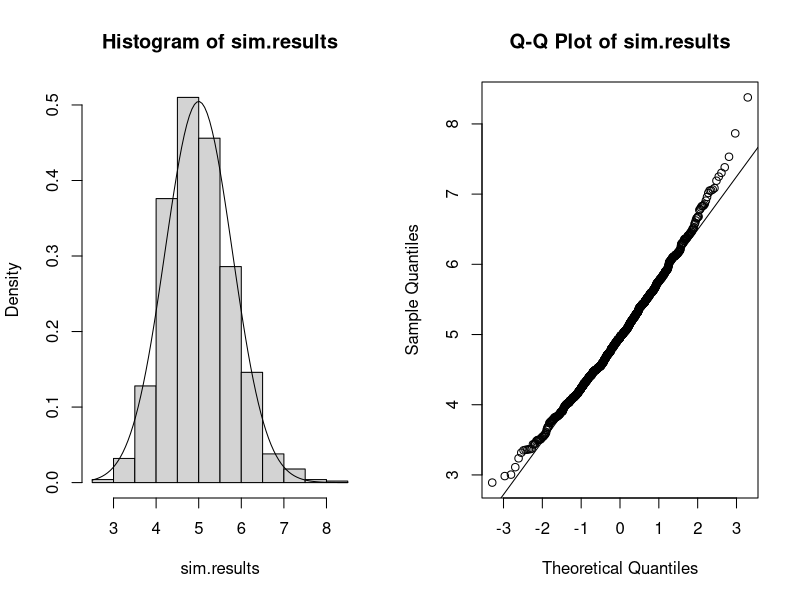
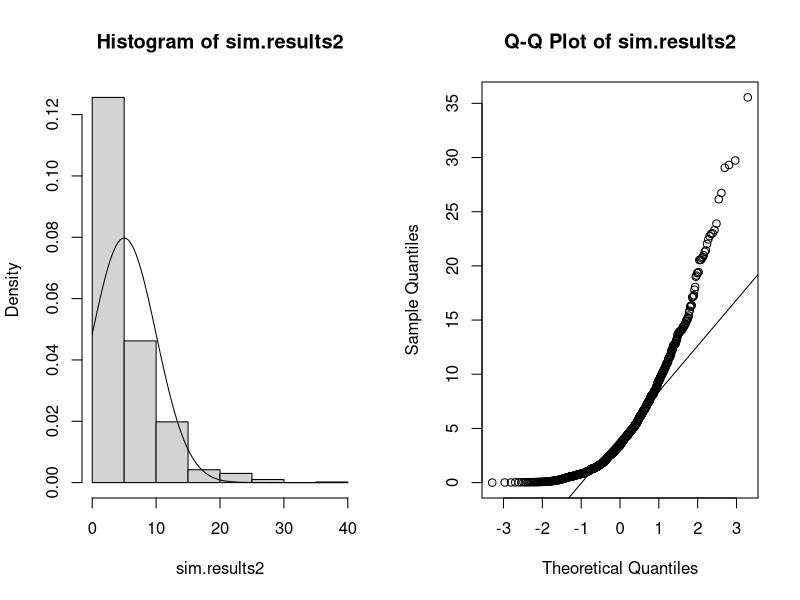

These figures' R source, in order:
# Coursera Data Science Specialization Course 6 Project 1 Part 1 Script


# The purpose of this script is to satisfy the requirements of the project 1
# peer-graded assignment that is part of the Statistical Inference course
# from Johns Hopkins University within the Data Science Specialization on
# Coursera. As per the instructions the project will consist of the two parts
# and this script is for part 1.
#
# The first part is a simulation exercise which will simulate 1000 averages of
# 40 exponentials and then:
# 1. Show the sample mean and compare it to the theoretical mean of the
# distribution
# 2. Show how variable the sample is (via variance) and compare it to the
# theoretical variance of the distribution
# 3a. Show that the distribution is approximately normal
# 3b. Focus on the difference between the distribution of a large collection of
# random exponentials and the distribution of a large collection of averages of
# 40 exponentials. (Show the effect of the Central Limit Theorem)


# Define a function which takes the mean of exponentials
MeanOfExponentials <- function(n.obs, lambda) {
  # Takes the mean of exponentials from the rexp() function
  #
  # Args:
  #   n.obs: The number of observations variable, passed to rexp()
  #   lambda: The rate variable of the exponential, passed to rexp()
  #
  # Returns:
  #   The mean of the exponentials
  exp.mean <- mean(rexp(n.obs, lambda))
  return(exp.mean)
}


# Perform simulation
set.seed(190205)  # Set seed for reproducibility
# The instructions specify 1000 simulations of 40 exponentials with rate 0.2
n <- 40  # Set the number of observations per simulation
lambda <- 0.2  # Set the rate
sim.results <- replicate(1000, MeanOfExponentials(n, lambda))  # Do 1000 sims


# 1. Show the sample mean and compare it to the theoretical mean
sample.mean <- mean(sim.results)  # 4.99928
theoretical.mean <- 1/lambda  # 5
# The sample mean of 4.999 is very close to the theoretical mean of 5


# 2. Show the sample variance and compare it to the theoretical variance
sample.variance <- var(sim.results)  # 0.59796
theoretical.variance <- 1/(n * lambda^2)  # 0.625
# The sample variance of 0.598 is fairly close to the theoretical variance


# 3a. Show that the distribution is approximately normal
par(mfrow = c(1, 2))  # Setup plot space
hist(sim.results, freq = FALSE)  # Plot the simulation results by probability
# Next a line representing a normal distribution will be overlaid on this plot
curve(dnorm(x, mean = theoretical.mean, sd = sqrt(theoretical.variance)),
      add = TRUE)
# curve() plots a function of x. dnorm() is the expression for the normal
# distribution, and here it is written as a function of x. dnorm() is scaled to
# the theoretical mean and standard deviation of this situation. In this first
# plot the histogram appears to follow the reference line well, but it is
# recommended to check the Q-Q plot as well.
qqnorm(sim.results, main = "Q-Q Plot of sim.results")  # Add Q-Q Plot
qqline(sim.results)  # Add reference line
# In the second plot the simulation results still appear to follow the normal
# reference line fairly well.


# 3b. Show the effect of the Central Limit Theorem

# Run another simulation, but without taking the mean or many observations
sim.results2 <- replicate(1000, rexp(1, lambda))  # Do 1000 sims of 1 obs
theoretical.variance2 <- 1/(lambda^2)  # 25

# Plot the new simulation results as before
par(mfrow = c(1, 2))  # Setup plot space
hist(sim.results2, freq = FALSE)  # Plot the simulation resuls by probability
curve(dnorm(x, mean = theoretical.mean, sd = sqrt(theoretical.variance2)),
      add = TRUE)  # Add the corresponding normal curve
qqnorm(sim.results2, main = "Q-Q Plot of sim.results2")
qqline(sim.results2)
# These simulation results follow the underlying distribution (exponential), so
# the normal curve does not fit as well in the first plot. The Q-Q plot makes it
# much more obvious that the distribution is not normal. This shows the power of
# the CLT, that by taking the mean and taking large samples the distribution
# becomes more normal.

